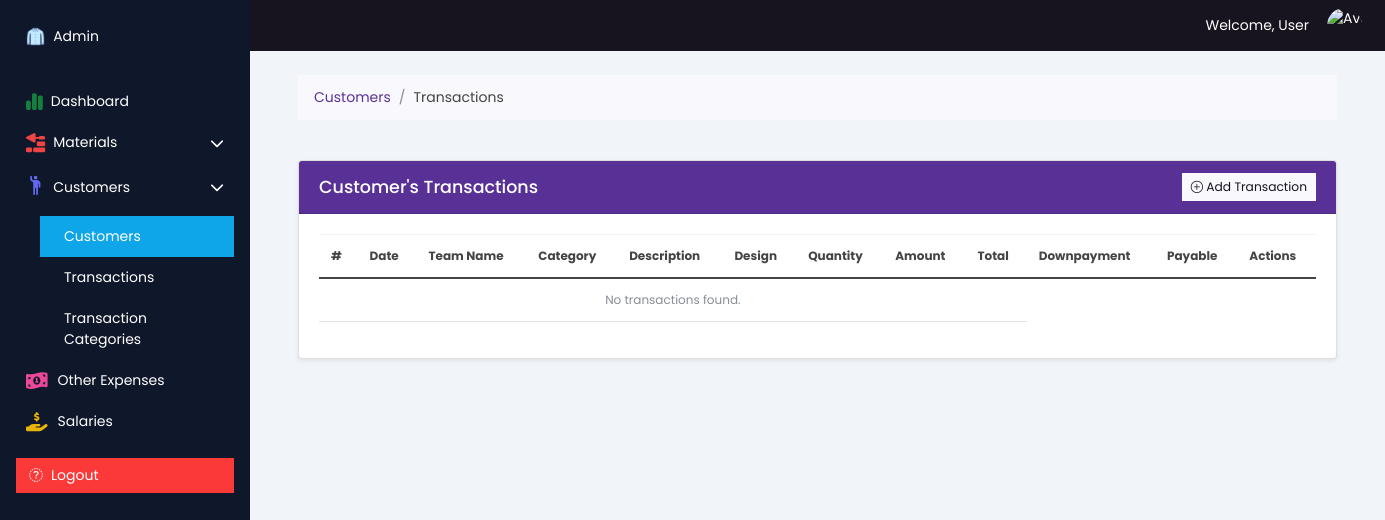
Page /admin/customer_transactions.php?customer_id=1 on the earlier database version.
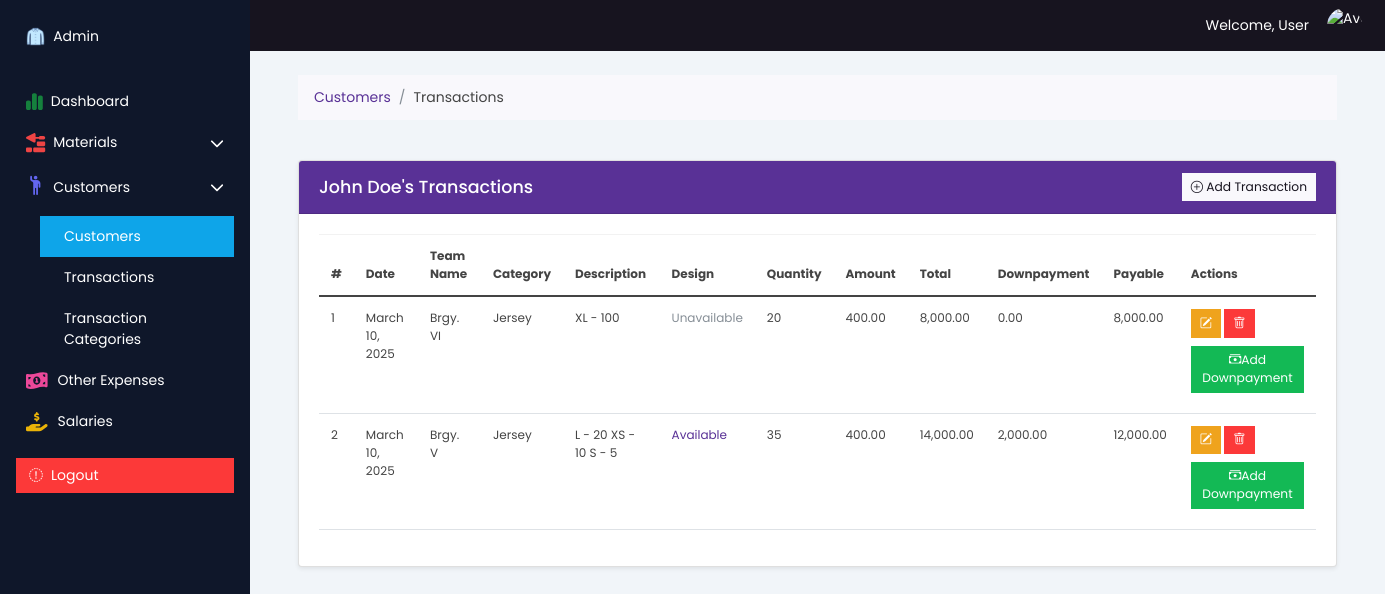
Same page on the later database version.
### tables this page shows
CREATE TABLE `customers` (
  `customer_id` int(11) NOT NULL,
  `name` varchar(255) NOT NULL,
  `phone` varchar(50) DEFAULT NULL,
  `address` text DEFAULT NULL,
  `created_at` timestamp NOT NULL DEFAULT current_timestamp(),
  `updated_at` timestamp NOT NULL DEFAULT current_timestamp()
);

CREATE TABLE `project_transactions` (
  `project_transaction_id` int(11) NOT NULL,
  `transaction_date` date NOT NULL DEFAULT current_timestamp(),
  `customer_id` int(11) NOT NULL,
  `team_name` varchar(100) NOT NULL,
  `category_id` int(11) NOT NULL,
  `description` varchar(100) DEFAULT NULL,
  `design_file` varchar(255) DEFAULT NULL,
  `quantity` int(11) NOT NULL,
  `amount` decimal(10,2) NOT NULL,
  `downpayment` decimal(10,2) NOT NULL DEFAULT 0.00,
  `total` decimal(10,2) NOT NULL,
  `payable` decimal(10,2) NOT NULL,
  `due_date` timestamp NOT NULL DEFAULT current_timestamp(),
  `start_date` timestamp NOT NULL DEFAULT current_timestamp(),
  `created_at` timestamp NOT NULL DEFAULT current_timestamp(),
  `updated_at` timestamp NOT NULL DEFAULT current_timestamp()
);

CREATE TABLE `transaction_categories` (
  `category_id` int(11) NOT NULL,
  `category_name` varchar(100) NOT NULL
);

### models/admin_customers.php (called while the page is built, shortened)
<?php
function getTransactionsByCustomerId($conn, $customer_id) {
    $sql = "SELECT pt.*, c.name AS customer_name, tc.category_name
            FROM project_transactions pt
            JOIN customers c ON pt.customer_id = c.customer_id
            JOIN transaction_categories tc ON pt.category_id = tc.category_id
            WHERE pt.customer_id = ?
            ORDER BY pt.transaction_date DESC";
    if ($stmt = $conn->prepare($sql)) {
        $stmt->bind_param("i", $customer_id);
        $stmt->execute();
        $result = $stmt->get_result();
        $transactions = $result->fetch_all(MYSQLI_ASSOC);
        return $transactions;
    } else {
        die("Database error: " . $conn->error);
    }
}
?>

### admin/customer_transactions.php (the view, shortened to what the changed rows need)
<?php
require '../inc/database.php';
require '../models/admin_customers.php';
$customer_id = $_GET['customer_id'] ?? null;
if ($customer_id) {
    $customer_transactions = getTransactionsByCustomerId($conn, $customer_id);
} else {
    die("Invalid customer ID.");
}
?>
<!DOCTYPE html>
<html lang="en">
<head>
    <?php require '../inc/head.php'; ?>
    <link rel="stylesheet" href="../public/css/main.css">
</head>
<body class="poppins-regular">
    <div class="flex-grow-1 bg-slate-100">
        <div class="container mt-4 px-5">
            <div class="card shadow-sm">
                <div class="card-header bg-primary text-white d-flex justify-content-between align-items-center">
                    <h5 class="mb-0"><?= htmlspecialchars($customer_transactions[0]['customer_name'] ?? 'Customer') ?>'s Transactions</h5>
                    <div>
                        <button class="btn btn-light btn-sm" data-bs-toggle="modal" data-bs-target="#addTransactionModal">
                        </button>
                    </div>
                </div>
                <div class="card-body">
                    <div class="table-responsive">
                        <table id="customersTransactionsTable" class="table text-xs">
                            <thead>
                                <tr>
                                    <th>#</th>
                                    <th>Date</th>
                                    <th>Team Name</th>
                                    <th>Category</th>
                                    <th>Description</th>
                                    <th>Design</th>
                                    <th>Quantity</th>
                                    <th>Amount</th>
                                    <th>Total</th>
                                    <th>Downpayment</th>
                                    <th>Payable</th>
                                    <th>Actions</th>
                                </tr>
                            </thead>
                            <tbody>
                                <?php if (!empty($customer_transactions)) : ?>
                                    <?php foreach ($customer_transactions as $index => $transaction) : ?>
                                        <tr>
                                            <td><?= $index + 1 ?></td>
                                            <td><?= htmlspecialchars(date('F j, Y', strtotime($transaction['transaction_date']))) ?></td>
                                            <td><?= htmlspecialchars($transaction['team_name']) ?></td>
                                            <td><?= htmlspecialchars($transaction['category_name']) ?></td>
                                            <td><?= htmlspecialchars($transaction['description']) ?></td>
                                            <td>
                                                <?php if (isset($transaction['design_file']) && !empty($transaction['design_file'])): ?>
                                                    <span class="design-hoverable"
                                                        data-bs-toggle="popover"
                                                        data-bs-trigger="hover focus"
                                                        data-bs-html="true"
                                                        data-bs-content="<img src='<?= htmlspecialchars($transaction['design_file']) ?>' width='1000px' class='img-fluid'>">
                                                        <a href="">Available</a>
                                                    </span>
                                                <?php else: ?>
                                                    <span class="text-muted">Unavailable</span>
                                                <?php endif; ?>
                                            </td>
                                            <td><?= htmlspecialchars($transaction['quantity']) ?></td>
                                            <td><?= number_format($transaction['amount'], 2) ?></td>
                                            <td><?= number_format($transaction['total'], 2) ?></td>
                                            <td><?= number_format($transaction['downpayment'], 2) ?></td>
                                            <td><?= number_format($transaction['payable'], 2) ?></td>
                                            <td>
                                                <button class="btn btn-warning btn-sm mb-2" data-bs-toggle="modal" data-bs-target="#editTransactionModal<?= $transaction['project_transaction_id'] ?>">
                                                    <i class="bi bi-pencil-square"></i>
                                                </button>
                                                <form action="../controllers/admin_delete_transaction.php" method="POST" style="display:inline;">
                                                    <button type="submit" class="btn btn-danger btn-sm mb-2" onclick="return confirm('Are you sure you want to delete this transaction?');">
                                                        <i class="bi bi-trash"></i>
                                                    </button>
                                                </form>
                                                <button class="btn btn-success btn-sm mb-2" data-bs-toggle="modal" data-bs-target="#addDownpaymentModal<?= $transaction['project_transaction_id'] ?>"><i class="bi bi-cash-stack"></i>Add Downpayment</button>
                                            </td>
                                        </tr>
                                    <?php endforeach; ?>
                                <?php else : ?>
                                    <tr>
                                        <td colspan="9" class="text-center text-muted">No transactions found.</td>
                                    </tr>
                                <?php endif; ?>
                            </tbody>
                        </table>
                    </div>
                </div>
            </div>
        </div>
    </div>
</body>
</html>

Differences in the rows shown:
now on this page (row unchanged): customers: name "John Doe"
added project_transactions: transaction_date "March 10, 2025", team_name "Brgy. VI", category.category_name "Jersey", description "XL - 100", shows "Unavailable", quantity "20", amount "400.00", total "8,000.00", downpayment "0.00", payable "8,000.00"
added project_transactions: transaction_date "March 10, 2025", team_name "Brgy. V", category.category_name "Jersey", description "L - 20 XS - 10 S - 5", quantity "35", amount "400.00", total "14,000.00", downpayment "2,000.00", payable "12,000.00"
Other differences:
$customer_transactions[0]['customer_name']: "Customer" → (not shown)
text no longer shown: "No transactions found."
